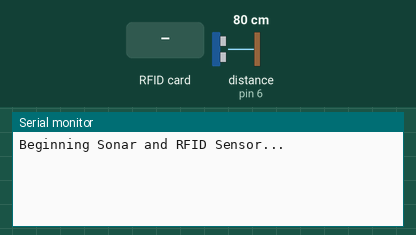
Bench run of a sketch on a simulated Arduino Uno, built with avr-gcc and run on an emulated ATmega328P. On the bench: the last lines printed to the serial monitor. Inputs (shaded band) come from the test bench; at power-on: distance to the obstacle (sensor on pin 6) 80 cm. The echo pulse lasts 58.3 µs per cm.

Above: at 1.2 s.
1.3 s: RFID card 36 E0 28 32 held to the reader
At 1.9 s:
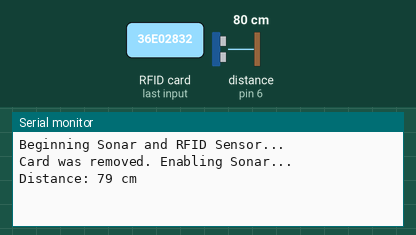
2.9 s: RFID card FC FD 65 32 held to the reader
At 3.3 s:
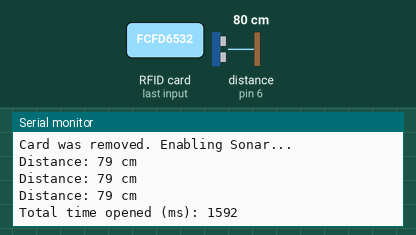

The sketch:

sonar_rfid.ino
```cpp
// Sonar and Rfid Prototype Code
// ----------------------
// The orientation of the sash must be in the closed position to initialize and start the program.
// The program will check if the sash is closed or not from the RFID, if the sash is opened then the sonar will begin measuring distance and timer will start
// When the sash is closed again sonar will stop measuring and the timer will be reset
// The program only displays the values onto the serial monitor and does not save the distance or the time the sash has been opened.
// Author: Willie Chow w3chow@ucsd.edu

#include <MFRC522.h>
#include <SPI.h>

#define SS_PIN 10
#define RST_PIN 9
MFRC522 mfrc522(SS_PIN, RST_PIN);   // Create MFRC522 instance.

// Constants for Sonar Sensor
const int trigPin = 7; // Trigger Pin of Ultrasonic Sensor
const int echoPin = 6; // Echo Pin of Ultrasonic Sensor

// defines variables for Sonar Sensor
long duration; // variable for the duration of sound wave travel
int distance; // variable for the distance measurement
long inches, cm;
long openedTime,startTime, currentTime; // variables for the timer

void setup()
{
  Serial.begin(9600);   // Initiate a serial communication

  // Set up Sonar Sensor
  pinMode(trigPin, OUTPUT); // Sets the trigPin as an OUTPUT
  pinMode(echoPin, INPUT); // Sets the echoPin as an INPUT

  // Set up RFID
  SPI.begin();      // Initiate  SPI bus
  mfrc522.PCD_Init();   // Initiate MFRC522
  mfrc522.PCD_SetAntennaGain(0xFF); // Set gain to max of 48dB
  Serial.println("Beginning Sonar and RFID Sensor...");
  Serial.println();
}
void loop()
{
  // Look for new cards
  if ( ! mfrc522.PICC_IsNewCardPresent())
  {
    return;
  }
  // Select one of the cards
  if ( ! mfrc522.PICC_ReadCardSerial())
  {
    return;
  }
  bool RFID_present = true;
  int counter = 0;
  bool current, previous;
  String content= "";
  openedTime=0; // reset the timer
  previous = ! mfrc522.PICC_IsNewCardPresent();
  while(RFID_present)
  {
    // check to see if RFID tag is present --> if check results is two consecutive FALSE RFID is NOT present
    current =!mfrc522.PICC_IsNewCardPresent();
    if (current && previous)
    {
      counter++;
      previous = current;
      if (counter>2)
      {
        RFID_present = false;
        content = "";
        break;
      }
    }
    else
    {
      //Show UID on serial monitor
      Serial.print("UID tag :");
      content= "";
      byte letter;
      for (byte i = 0; i < mfrc522.uid.size; i++)
      {
         Serial.print(mfrc522.uid.uidByte[i] < 0x10 ? " 0" : " ");
         Serial.print(mfrc522.uid.uidByte[i], HEX);
         content.concat(String(mfrc522.uid.uidByte[i] < 0x10 ? " 0" : " "));
         content.concat(String(mfrc522.uid.uidByte[i], HEX));
      }
      Serial.println();
      Serial.print("Message : ");
      content.toUpperCase();

      // RFID detect Tag --> sash is in closed position
      if (content.substring(1) == "36 E0 28 32" || content.substring(1) == "FC FD 65 32" || content.substring(1) == "5B 30 5A B2") //change here the UID of the card/cards that you want to give access
      {
        //Serial.println("Authorized access");
        Serial.println("Sash Closed");
        Serial.println();
        delay(3000);  // change delay to speed up checking tag process
      }
    }
  }
  if(!RFID_present)
  {
    Serial.println("Card was removed. Enabling Sonar...");
    startTime=millis(); // get starting time for the timer
    while(! mfrc522.PICC_IsNewCardPresent()) // enable sonar until the RFID tag is detected again
    {
      // Clears the trigPin condition
      digitalWrite(trigPin, LOW);
      delayMicroseconds(2);

      // Sets the trigPin HIGH (ACTIVE) for 10 microseconds
      digitalWrite(trigPin, HIGH);
      delayMicroseconds(10);
      digitalWrite(trigPin, LOW);

      // Reads the echoPin, returns the sound wave travel time in microseconds
      duration = pulseIn(echoPin, HIGH);

      // Calculating the distance
      distance = duration * 0.034 / 2; // Speed of sound wave divided by 2 (go and back)
      //inches = microsecondsToInches(duration);
      cm = microsecondsToCentimeters(duration);

      // Displays the distance on the Serial Monitor
      Serial.print("Distance: ");
      Serial.print(distance);
      Serial.println(" cm");
      delay(500); // change delay to output and detect faster
    }
    currentTime=millis(); // get end time for the timer
    openedTime=currentTime-startTime; // get time for timer
    Serial.print("Total time opened (ms): ");
    Serial.println(openedTime);
    mfrc522.PICC_HaltA();
    mfrc522.PCD_StopCrypto1();
  }
}

// function to print out distance of sonar in inches
long microsecondsToInches(long microseconds) {
   return microseconds / 74 / 2;
}

// function to print out distance of sonar in centimeters
long microsecondsToCentimeters(long microseconds) {
   return microseconds / 29 / 2;
}
```

Measured:
- after the input at 1.3 s, the serial monitor: prints a new line after 0.11 s (image 1)
- after the input at 2.9 s, the serial monitor: prints a new line after 0.10 s (image 2)
